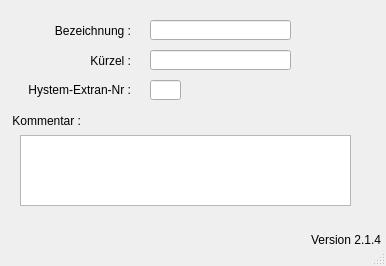
<?xml version="1.0" encoding="UTF-8"?>
<ui version="4.0">
 <class>MainWindow</class>
 <widget class="QMainWindow" name="MainWindow">
  <property name="geometry">
   <rect>
    <x>0</x>
    <y>0</y>
    <width>386</width>
    <height>266</height>
   </rect>
  </property>
  <property name="windowTitle">
   <string>MainWindow</string>
  </property>
  <property name="layoutDirection">
   <enum>Qt::LeftToRight</enum>
  </property>
  <widget class="QWidget" name="centralwidget">
   <widget class="QLabel" name="label">
    <property name="geometry">
     <rect>
      <x>10</x>
      <y>80</y>
      <width>121</width>
      <height>21</height>
     </rect>
    </property>
    <property name="text">
     <string>&lt;html&gt;&lt;head/&gt;&lt;body&gt;&lt;p align=&quot;right&quot;&gt;Hystem-Extran-Nr :&lt;/p&gt;&lt;/body&gt;&lt;/html&gt;</string>
    </property>
    <property name="alignment">
     <set>Qt::AlignRight|Qt::AlignTrailing|Qt::AlignVCenter</set>
    </property>
   </widget>
   <widget class="QLabel" name="label_2">
    <property name="geometry">
     <rect>
      <x>10</x>
      <y>20</y>
      <width>121</width>
      <height>21</height>
     </rect>
    </property>
    <property name="text">
     <string>Bezeichnung :</string>
    </property>
    <property name="alignment">
     <set>Qt::AlignRight|Qt::AlignTrailing|Qt::AlignVCenter</set>
    </property>
   </widget>
   <widget class="QLineEdit" name="he_nr">
    <property name="enabled">
     <bool>true</bool>
    </property>
    <property name="geometry">
     <rect>
      <x>150</x>
      <y>80</y>
      <width>31</width>
      <height>20</height>
     </rect>
    </property>
    <property name="layoutDirection">
     <enum>Qt::RightToLeft</enum>
    </property>
    <property name="autoFillBackground">
     <bool>false</bool>
    </property>
    <property name="text">
     <string/>
    </property>
    <property name="frame">
     <bool>true</bool>
    </property>
   </widget>
   <widget class="QLineEdit" name="bezeichnung">
    <property name="geometry">
     <rect>
      <x>150</x>
      <y>20</y>
      <width>141</width>
      <height>20</height>
     </rect>
    </property>
    <property name="text">
     <string/>
    </property>
   </widget>
   <widget class="QLabel" name="label_3">
    <property name="geometry">
     <rect>
      <x>10</x>
      <y>50</y>
      <width>121</width>
      <height>21</height>
     </rect>
    </property>
    <property name="text">
     <string>Kürzel :</string>
    </property>
    <property name="alignment">
     <set>Qt::AlignRight|Qt::AlignTrailing|Qt::AlignVCenter</set>
    </property>
   </widget>
   <widget class="QLineEdit" name="kuerzel">
    <property name="geometry">
     <rect>
      <x>150</x>
      <y>50</y>
      <width>141</width>
      <height>20</height>
     </rect>
    </property>
    <property name="text">
     <string/>
    </property>
   </widget>
   <widget class="QLabel" name="label_4">
    <property name="geometry">
     <rect>
      <x>10</x>
      <y>110</y>
      <width>71</width>
      <height>21</height>
     </rect>
    </property>
    <property name="text">
     <string>Kommentar :</string>
    </property>
    <property name="alignment">
     <set>Qt::AlignRight|Qt::AlignTrailing|Qt::AlignVCenter</set>
    </property>
   </widget>
   <widget class="QTextEdit" name="bemerkung">
    <property name="geometry">
     <rect>
      <x>20</x>
      <y>135</y>
      <width>331</width>
      <height>71</height>
     </rect>
    </property>
   </widget>
   <widget class="QLabel" name="lb_version">
    <property name="geometry">
     <rect>
      <x>310</x>
      <y>230</y>
      <width>71</width>
      <height>20</height>
     </rect>
    </property>
    <property name="toolTip">
     <string>Version QKan Import</string>
    </property>
    <property name="text">
     <string>Version 2.1.4</string>
    </property>
    <property name="alignment">
     <set>Qt::AlignRight|Qt::AlignTrailing|Qt::AlignVCenter</set>
    </property>
   </widget>
  </widget>
  <widget class="QStatusBar" name="statusbar"/>
 </widget>
 <tabstops>
  <tabstop>bezeichnung</tabstop>
  <tabstop>kuerzel</tabstop>
  <tabstop>he_nr</tabstop>
  <tabstop>bemerkung</tabstop>
 </tabstops>
 <resources/>
 <connections/>
</ui>
